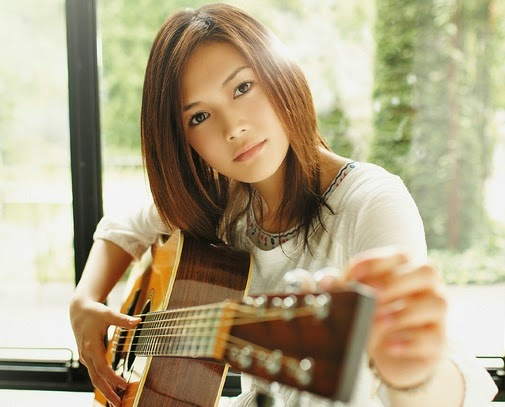
#> input picture Image Conversion/Image Cartoon/yui.jpg, 505 x 407 px
$ jupyter execute 'Image Cartoon.ipynb'
#> lines starting #> are read from the running program, lines starting #| are printed output that depends on the picture; after the words box and inside, x2 and y2 are one past the last pixel; in counts of white or black regions, pixels touching at a corner belong together
[cell 1]
# Import libraries
import cv2
import numpy as pd

[cell 2]
# Read Image
img = cv2.imread ("yui.jpg")
#> img is the input picture: shape (407, 505, 3); mean B, G, R 132.5, 163.4, 175.7

[cell 3]
# Edges
gray = cv2.cvtColor (img, cv2.COLOR_BGR2GRAY)
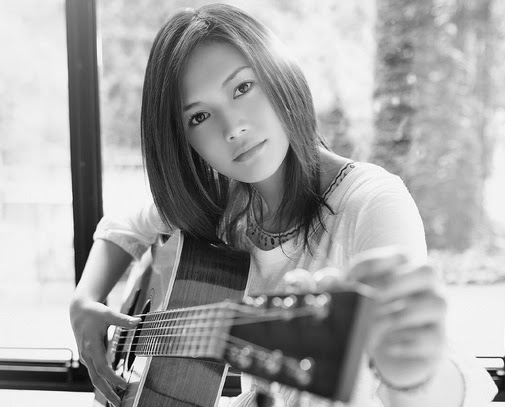
#> gray: shape (407, 505); min 1, max 254, mean 163.5
gray = cv2.medianBlur (gray, 5)
edges = cv2.adaptiveThreshold (gray, 255,
                                cv2.ADAPTIVE_THRESH_MEAN_C,
                                cv2.THRESH_BINARY, 9, 9)
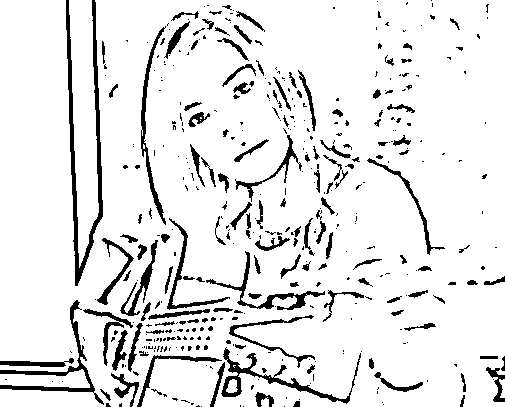
#> edges: shape (407, 505); 90.2% white; 419 black regions (286 under 20 px), largest, box (x1, y1, x2, y2) and area: (66, 0, 103, 286) 2253, (221, 347, 361, 404) 1136, (0, 300, 104, 405) 1133

[cell 4]
# Cartonisation
color = cv2.bilateralFilter (img, d = 9, sigmaColor = 300, sigmaSpace = 300)
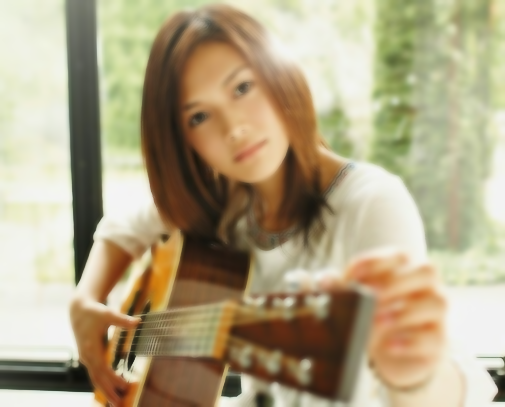
#> color: shape (407, 505, 3); mean B, G, R 132.5, 163.4, 175.7
cartoon = cv2.bitwise_and (color, color, mask = edges)
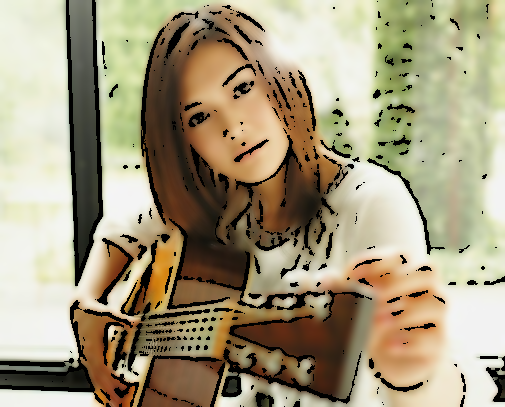
#> cartoon: shape (407, 505, 3); mean B, G, R 125.7, 153.4, 163.8

[cell 5]
# Save Cartoon Image
cv2.imwrite("image cartoon.png", cartoon)
#> Out = True

$ run again, with Image Conversion/Image Cartoon/Tom_Cruise.jpg copied over Image Conversion/Image Cartoon/yui.jpg
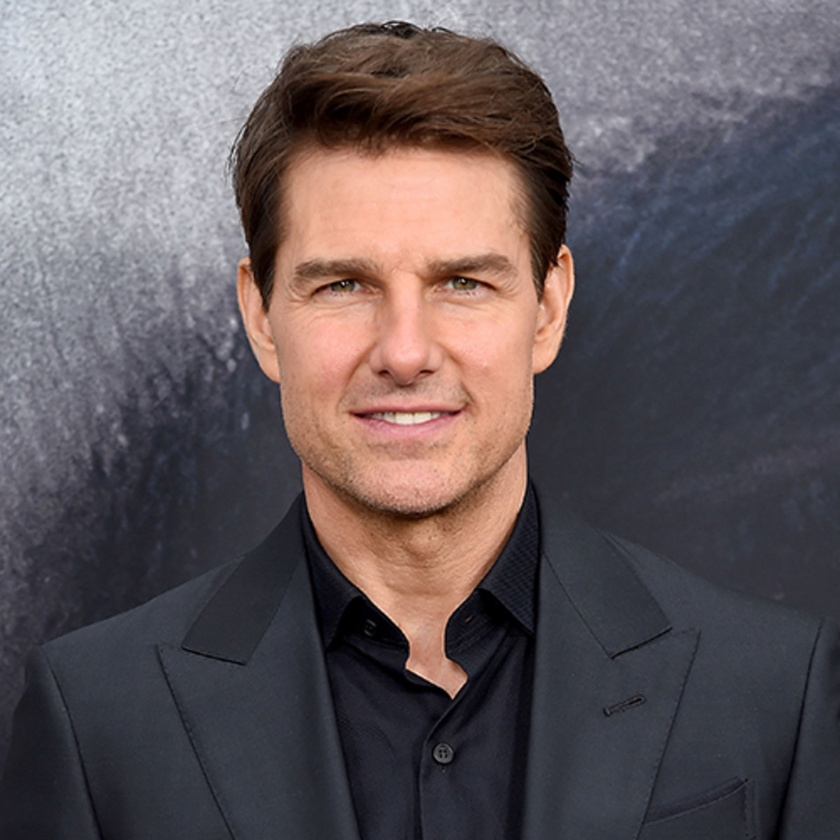
#> input picture Image Conversion/Image Cartoon/Tom_Cruise.jpg, 840 x 840 px, shrunk from 1200 x 1200 before the run
#> img is the input picture: shape (840, 840, 3); mean B, G, R 92.4, 89.1, 98.6
#> `edges = cv2.adaptiveThreshold (gray, 255, cv2.ADAPTIVE_THRESH_MEAN_C, ..`:
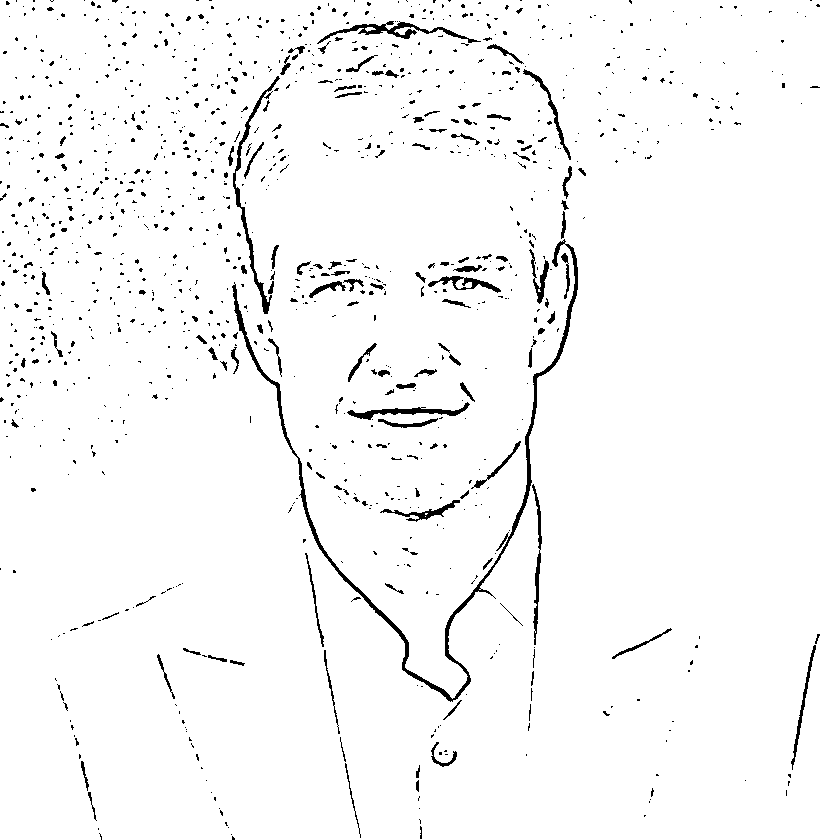
#> edges: shape (840, 840); 97% white; 1119 black regions (969 under 20 px), largest, box (x1, y1, x2, y2) and area: (232, 239, 578, 702) 3904, (233, 76, 280, 314) 981, (317, 21, 481, 44) 807
#> `cartoon = cv2.bitwise_and (color, color, mask = edges)`:
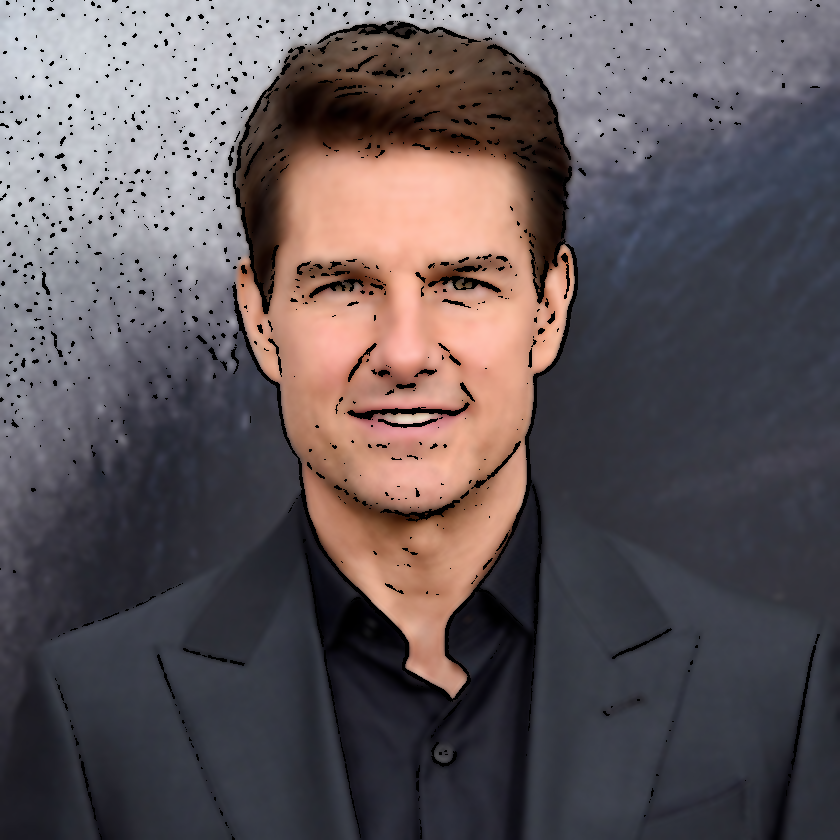
#> cartoon: shape (840, 840, 3); mean B, G, R 90.1, 86.7, 95.6
#> Out = True
